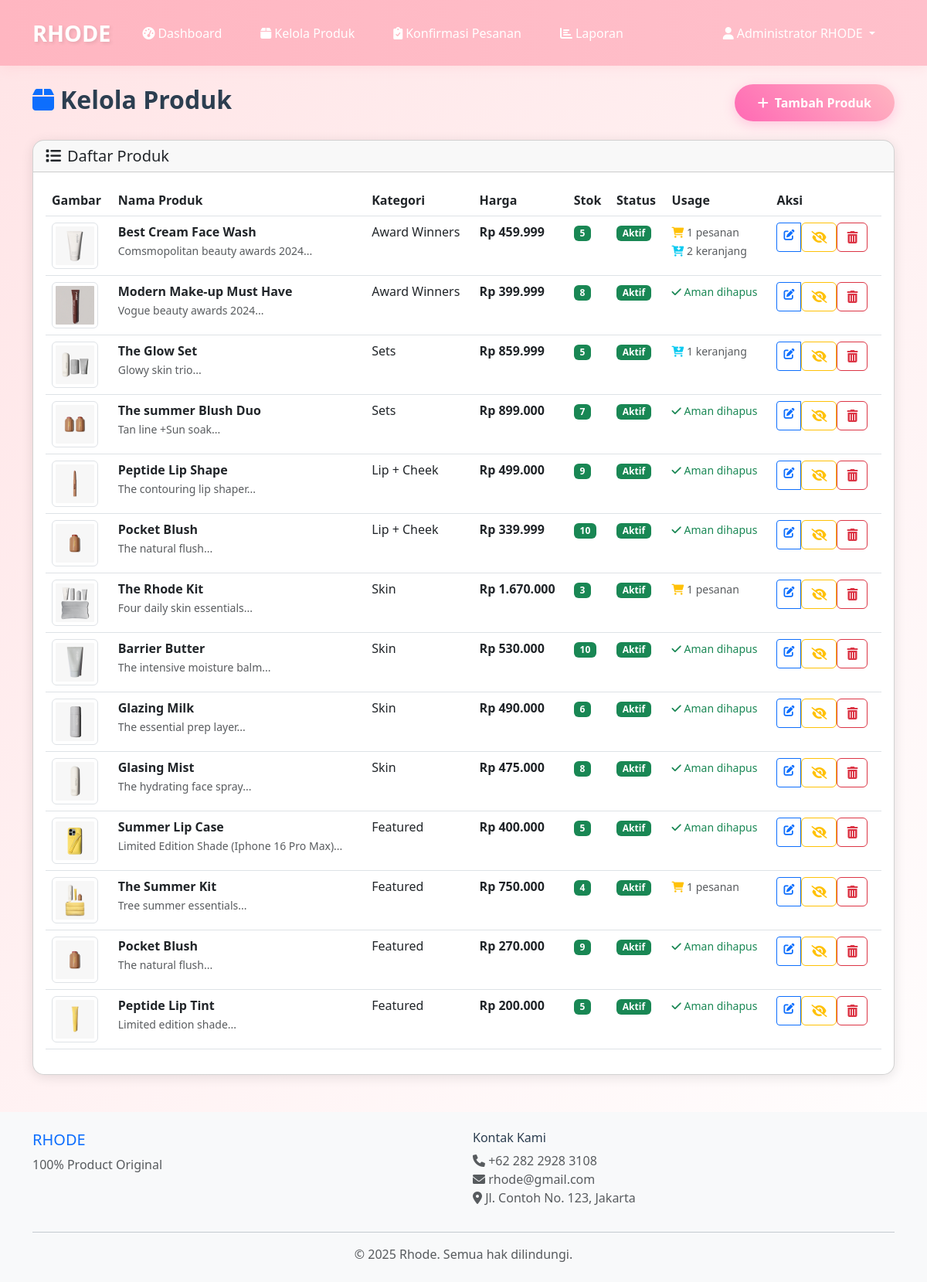
The page /admin/kelola-produk.php (signed in) on the database its author committed.
### tables this page shows
CREATE TABLE `produk` (
  `id_produk` int(11) NOT NULL,
  `nama_produk` varchar(100) NOT NULL,
  `deskripsi` text DEFAULT NULL,
  `harga` decimal(10,2) NOT NULL,
  `stok` int(11) NOT NULL DEFAULT 0,
  `id_kategori` int(11) DEFAULT NULL,
  `gambar` varchar(255) DEFAULT NULL,
  `status` enum('aktif','nonaktif') DEFAULT 'aktif',
  `created_at` timestamp NOT NULL DEFAULT current_timestamp()
);

CREATE TABLE `kategori` (
  `id_kategori` int(11) NOT NULL,
  `nama_kategori` varchar(50) NOT NULL,
  `deskripsi` text DEFAULT NULL,
  `created_at` timestamp NOT NULL DEFAULT current_timestamp()
);

### config/database.php (called while the page is built, shortened)
<?php
function format_rupiah($angka) {
    return "Rp " . number_format($angka, 0, ',', '.');
}
?>

### admin/kelola-produk.php (the view, shortened to what this page needs)
<?php
require_once '../config/database.php';
require_once '../includes/functions.php';
$action = $_GET['action'] ?? 'list';
$edit_product = null;
$stmt = $pdo->prepare("
    SELECT p.*, k.nama_kategori,
           (SELECT COUNT(*) FROM detail_pesanan dp WHERE dp.id_produk = p.id_produk) as order_count,
           (SELECT COUNT(*) FROM keranjang kr WHERE kr.id_produk = p.id_produk) as cart_count
    FROM produk p
    JOIN kategori k ON p.id_kategori = k.id_kategori
    ORDER BY p.created_at DESC
");
$stmt->execute();
$products = $stmt->fetchAll();
$stmt = $pdo->query("SELECT * FROM kategori ORDER BY nama_kategori");
$categories = $stmt->fetchAll();
include '../includes/header.php';
include '../includes/navbar-admin.php';
?>
<div class="container my-4">
    <div class="row">
        <div class="col-12">
            <div class="d-flex justify-content-between align-items-center mb-4">
                <h2 class="fw-bold">
                    <i class="fas fa-box me-2 text-primary"></i>Kelola Produk
                </h2>
                <?php if ($action == 'list'): ?>
                <a href="?action=add" class="btn btn-custom">
                    <i class="fas fa-plus me-2"></i>Tambah Produk
                </a>
                <?php else: ?>
                <a href="kelola-produk.php" class="btn btn-outline-secondary">
                    <i class="fas fa-arrow-left me-2"></i>Kembali
                </a>
                <?php endif; ?>
            </div>
        </div>
    </div>
    <?php if ($action == 'add' || $action == 'edit'): ?>
    <div class="row">
        <div class="col-lg-8">
            <div class="card card-custom">
                <div class="card-header">
                    <h5 class="mb-0">
                        <i class="fas fa-<?php echo $action == 'add' ? 'plus' : 'edit'; ?> me-2"></i>
                        <?php echo $action == 'add' ? 'Tambah' : 'Edit'; ?> Produk
                    </h5>
                </div>
                <div class="card-body">
                    <form method="POST" enctype="multipart/form-data" id="productForm" data-validate="true">
                        <input type="hidden" name="action" value="<?php echo $action; ?>">
                        <?php if ($action == 'edit'): ?>
                        <input type="hidden" name="id_produk" value="<?php echo $edit_product['id_produk']; ?>">
                        <?php endif; ?>
                        <div class="row">
                            <div class="col-md-6 mb-3">
                                <label for="nama_produk" class="form-label">Nama Produk *</label>
                                <input type="text" class="form-control form-control-custom" id="nama_produk"
                                       name="nama_produk" required
                                       value="<?php echo htmlspecialchars($edit_product['nama_produk'] ?? ''); ?>">
                            </div>
                            <div class="col-md-6 mb-3">
                                <label for="id_kategori" class="form-label">Kategori *</label>
                                <select class="form-select form-control-custom" id="id_kategori" name="id_kategori" required>
                                    <option value="">Pilih Kategori</option>
                                    <?php foreach ($categories as $category): ?>
                                    <option value="<?php echo $category['id_kategori']; ?>"
                                            <?php echo ($edit_product['id_kategori'] ?? '') == $category['id_kategori'] ? 'selected' : ''; ?>>
                                        <?php echo htmlspecialchars($category['nama_kategori']); ?>
                                    </option>
                                    <?php endforeach; ?>
                                </select>
                            </div>
                        </div>
                        <div class="mb-3">
                            <label for="deskripsi" class="form-label">Deskripsi</label>
                            <textarea class="form-control form-control-custom" id="deskripsi" name="deskripsi"
                                      rows="3"><?php echo htmlspecialchars($edit_product['deskripsi'] ?? ''); ?></textarea>
                        </div>
                        <div class="row">
                            <div class="col-md-4 mb-3">
                                <label for="harga" class="form-label">Harga *</label>
                                <input type="text" class="form-control form-control-custom" id="harga"
                                       name="harga" required placeholder="25000"
                                       value="<?php echo $edit_product['harga'] ?? ''; ?>">
                            </div>
                            <div class="col-md-4 mb-3">
                                <label for="stok" class="form-label">Stok *</label>
                                <input type="number" class="form-control form-control-custom" id="stok"
                                       name="stok" required min="0"
                                       value="<?php echo $edit_product['stok'] ?? ''; ?>">
                            </div>
                            <div class="col-md-4 mb-3">
                                <label for="status" class="form-label">Status *</label>
                                <select class="form-select form-control-custom" id="status" name="status" required>
                                    <option value="aktif" <?php echo ($edit_product['status'] ?? '') == 'aktif' ? 'selected' : ''; ?>>Aktif</option>
                                    <option value="nonaktif" <?php echo ($edit_product['status'] ?? '') == 'nonaktif' ? 'selected' : ''; ?>>Non-aktif</option>
                                </select>
                            </div>
                        </div>
                        <div class="mb-3">
                            <label for="gambar" class="form-label">Gambar Produk</label>
                            <input type="file" class="form-control form-control-custom" id="gambar"
                                   name="gambar" accept="image/*" onchange="previewImage(this, 'imagePreview')">
                            <small class="text-muted">Format: JPG, PNG, GIF. Maksimal 5MB</small>
                        </div>
                        <?php if ($action == 'edit' && !empty($edit_product['gambar'])): ?>
                        <div class="mb-3">
                            <label class="form-label">Gambar Saat Ini</label><br>
                            <img src="../assets/images/products/<?php echo $edit_product['gambar']; ?>"
                                 alt="Current Image" class="img-thumbnail" style="max-width: 200px;" id="imagePreview">
                        </div>
                        <?php else: ?>
                        <div class="mb-3" style="display: none;" id="previewContainer">
                            <label class="form-label">Preview Gambar</label><br>
                            <img id="imagePreview" class="img-thumbnail" style="max-width: 200px;">
                        </div>
                        <?php endif; ?>
                        <div class="d-flex justify-content-end">
                            <a href="kelola-produk.php" class="btn btn-outline-secondary me-2">Batal</a>
                            <button type="submit" class="btn btn-custom">
                                <i class="fas fa-save me-2"></i><?php echo $action == 'add' ? 'Tambah' : 'Perbarui'; ?> Produk
                            </button>
                        </div>
                    </form>
                </div>
            </div>
        </div>
    </div>
    <?php else: ?>
    <div class="row">
        <div class="col-12">
            <div class="card table-custom">
                <div class="card-header">
                    <h5 class="mb-0">
                        <i class="fas fa-list me-2"></i>Daftar Produk
                    </h5>
                </div>
                <div class="card-body">
                    <?php if (empty($products)): ?>
                    <div class="text-center py-4">
                        <i class="fas fa-box fa-3x text-muted mb-3"></i>
                        <p class="text-muted">Belum ada produk. <a href="?action=add">Tambah produk pertama</a></p>
                    </div>
                    <?php else: ?>
                    <div class="table-responsive">
                        <table class="table table-hover">
                            <thead>
                                <tr>
                                    <th>Gambar</th>
                                    <th>Nama Produk</th>
                                    <th>Kategori</th>
                                    <th>Harga</th>
                                    <th>Stok</th>
                                    <th>Status</th>
                                    <th>Usage</th>
                                    <th>Aksi</th>
                                </tr>
                            </thead>
                            <tbody>
                                <?php foreach ($products as $product): ?>
                                <tr>
                                    <td>
                                        <?php if (!empty($product['gambar'])): ?>
                                        <img src="../assets/images/products/<?php echo $product['gambar']; ?>"
                                             alt="<?php echo htmlspecialchars($product['nama_produk']); ?>"
                                             class="img-thumbnail" style="width: 60px; height: 60px; object-fit: cover;">
                                        <?php endif; ?>
                                    </td>
                                    <td>
                                        <strong><?php echo htmlspecialchars($product['nama_produk']); ?></strong>
                                        <?php if (!empty($product['deskripsi'])): ?>
                                        <br><small class="text-muted"><?php echo htmlspecialchars(substr($product['deskripsi'], 0, 50) . '...'); ?></small>
                                        <?php endif; ?>
                                    </td>
                                    <td><?php echo htmlspecialchars($product['nama_kategori']); ?></td>
                                    <td><strong><?php echo format_rupiah($product['harga']); ?></strong></td>
                                    <td>
                                        <span class="badge bg-<?php echo $product['stok'] > 0 ? 'success' : 'danger'; ?>">
                                            <?php echo $product['stok']; ?>
                                        </span>
                                    </td>
                                    <td>
                                        <span class="badge bg-<?php echo $product['status'] == 'aktif' ? 'success' : 'secondary'; ?>">
                                            <?php echo ucfirst($product['status']); ?>
                                        </span>
                                    </td>
                                    <td>
                                        <small class="text-muted">
                                            <?php if ($product['order_count'] > 0): ?>
                                            <i class="fas fa-shopping-cart text-warning"></i> <?php echo $product['order_count']; ?> pesanan<br>
                                            <?php endif; ?>
                                            <?php if ($product['cart_count'] > 0): ?>
                                            <i class="fas fa-cart-arrow-down text-info"></i> <?php echo $product['cart_count']; ?> keranjang<br>
                                            <?php endif; ?>
                                            <?php if ($product['order_count'] == 0 && $product['cart_count'] == 0): ?>
                                            <span class="text-success"><i class="fas fa-check"></i> Aman dihapus</span>
                                            <?php endif; ?>
                                        </small>
                                    </td>
                                    <td>
                                        <div class="btn-group btn-group-sm">
                                            <a href="?action=edit&id=<?php echo $product['id_produk']; ?>"
                                               class="btn btn-outline-primary" title="Edit">
                                                <i class="fas fa-edit"></i>
                                            </a>
                                            <?php if ($product['status'] == 'aktif'): ?>
                                            <form method="POST" class="d-inline" onsubmit="return confirm('Nonaktifkan produk ini? Produk tidak akan muncul di katalog tetapi riwayat pesanan tetap tersimpan.')">
                                                <button type="submit" class="btn btn-outline-warning" title="Nonaktifkan">
                                                    <i class="fas fa-eye-slash"></i>
                                                </button>
                                            </form>
                                            <?php endif; ?>
                                            <form method="POST" class="d-inline" onsubmit="return confirmForceDelete('<?php echo htmlspecialchars($product['nama_produk']); ?>', <?php echo $product['order_count']; ?>, <?php echo $product['cart_count']; ?>)">
                                                <button type="submit" class="btn btn-outline-danger" title="Hapus Paksa">
                                                    <i class="fas fa-trash-alt"></i>
                                                </button>
                                            </form>
                                        </div>
                                    </td>
                                </tr>
                                <?php endforeach; ?>
                            </tbody>
                        </table>
                    </div>
                    <?php endif; ?>
                </div>
            </div>
        </div>
    </div>
    <?php endif; ?>
</div>
<?php include '../includes/footer.php'; ?>

### rows shown on the page
produk: gambar (picture), nama_produk "Best Cream Face Wash", deskripsi "Comsmopolitan beauty awards 2024...", id_kategori.nama_kategori "Award Winners", harga "Rp 459.999", stok "5", status "Aktif", order_count "1", cart_count "2"
produk: gambar (picture), nama_produk "Modern Make-up Must Have", deskripsi "Vogue beauty awards 2024...", id_kategori.nama_kategori "Award Winners", harga "Rp 399.999", stok "8", status "Aktif", shows "Aman dihapus"
produk: gambar (picture), nama_produk "The Glow Set", deskripsi "Glowy skin trio...", id_kategori.nama_kategori "Sets", harga "Rp 859.999", stok "5", status "Aktif", cart_count "1"
produk: gambar (picture), nama_produk "The summer Blush Duo", deskripsi "Tan line +Sun soak...", id_kategori.nama_kategori "Sets", harga "Rp 899.000", stok "7", status "Aktif", shows "Aman dihapus"
produk: gambar (picture), nama_produk "Peptide Lip Shape", deskripsi "The contouring lip shaper...", id_kategori.nama_kategori "Lip + Cheek", harga "Rp 499.000", stok "9", status "Aktif", shows "Aman dihapus"
produk: gambar (picture), nama_produk "Pocket Blush", deskripsi "The natural flush...", id_kategori.nama_kategori "Lip + Cheek", harga "Rp 339.999", stok "10", status "Aktif", shows "Aman dihapus"
produk: gambar (picture), nama_produk "The Rhode Kit", deskripsi "Four daily skin essentials...", id_kategori.nama_kategori "Skin", harga "Rp 1.670.000", stok "3", status "Aktif", order_count "1"
produk: gambar (picture), nama_produk "Barrier Butter", deskripsi "The intensive moisture balm...", id_kategori.nama_kategori "Skin", harga "Rp 530.000", stok "10", status "Aktif", shows "Aman dihapus"
produk: gambar (picture), nama_produk "Glazing Milk", deskripsi "The essential prep layer...", id_kategori.nama_kategori "Skin", harga "Rp 490.000", stok "6", status "Aktif", shows "Aman dihapus"
produk: gambar (picture), nama_produk "Glasing Mist", deskripsi "The hydrating face spray...", id_kategori.nama_kategori "Skin", harga "Rp 475.000", stok "8", status "Aktif", shows "Aman dihapus"
produk: gambar (picture), nama_produk "Summer Lip Case", deskripsi "Limited Edition Shade (Iphone 16 Pro Max)...", id_kategori.nama_kategori "Featured", harga "Rp 400.000", stok "5", status "Aktif", shows "Aman dihapus"
produk: gambar (picture), nama_produk "The Summer Kit", deskripsi "Tree summer essentials...", id_kategori.nama_kategori "Featured", harga "Rp 750.000", stok "4", status "Aktif", order_count "1"
produk: gambar (picture), nama_produk "Pocket Blush", deskripsi "The natural flush...", id_kategori.nama_kategori "Featured", harga "Rp 270.000", stok "9", status "Aktif", shows "Aman dihapus"
produk: gambar (picture), nama_produk "Peptide Lip Tint", deskripsi "Limited edition shade...", id_kategori.nama_kategori "Featured", harga "Rp 200.000", stok "5", status "Aktif", shows "Aman dihapus"

### other values the page prints
$_SESSION['admin_nama'] "Administrator RHODE"
